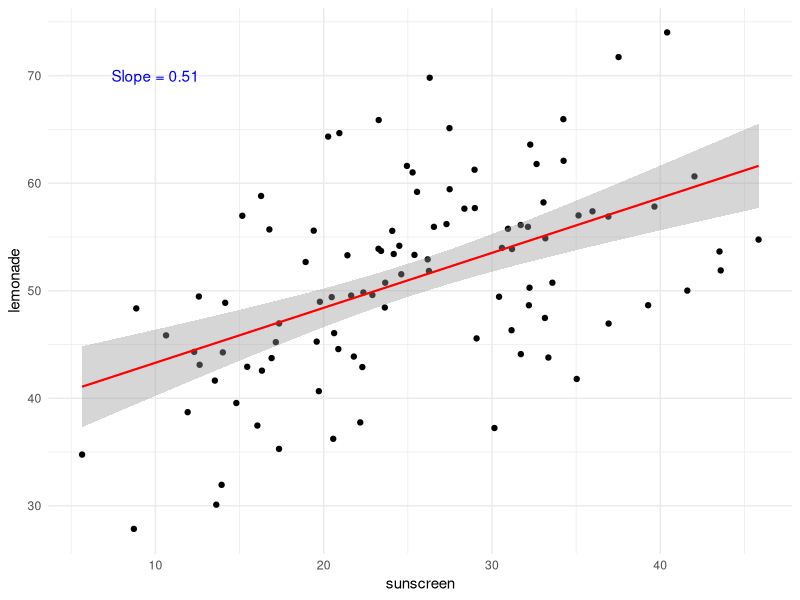
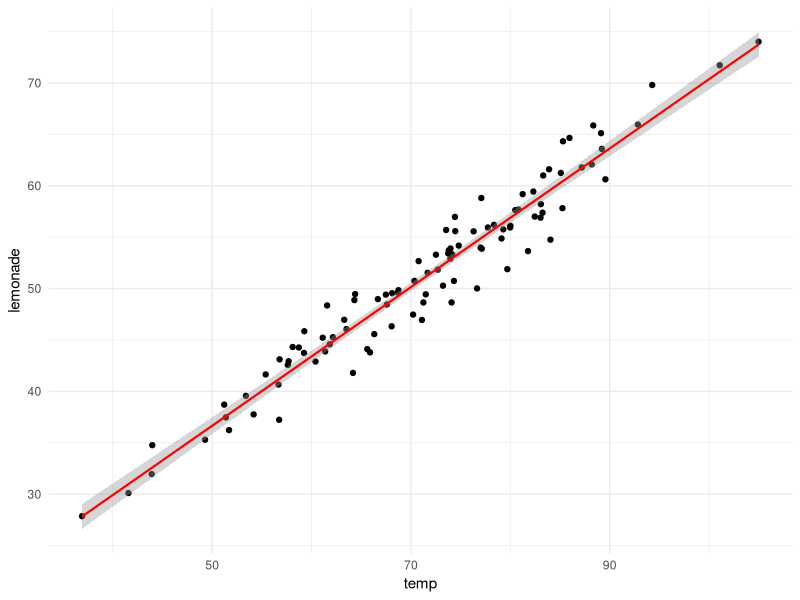
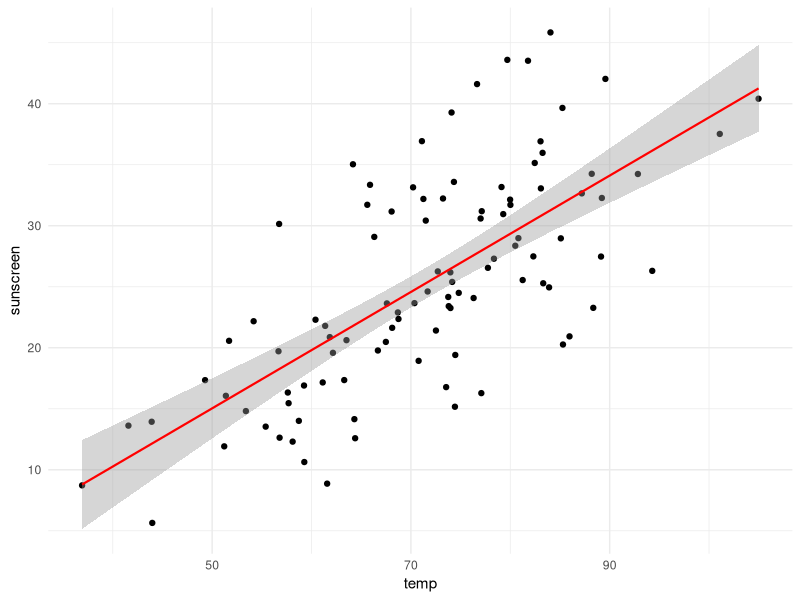

The R script that drew these images, in order: (Note: this script raises an error after producing the figures.)
## ---- chunk 1
set.seed(1)
#simulate quantity demanded of lemonades
lemonade = rnorm(100, 50, 10) 
error = rnorm(100, 0, 1)
sunscreen = 1/2*lemonade + 8*error
temp = 1.2*lemonade + 0.4*sunscreen
data <- data.frame(cbind(lemonade, sunscreen, temp))
reg1 <- lm(sunscreen ~ lemonade, data)
reg2 <- lm(lemonade ~ sunscreen, data)
reg_control <- lm(lemonade ~ sunscreen + temp, data) 
## ---- chunk 2
summary(reg1)
## ---- chunk 3
library(ggplot2)
ggplot(data, aes(x=sunscreen, y = lemonade)) + geom_point() + theme_minimal() + geom_smooth(method = lm, color = "red", lwd = 0.75) + annotate("text", x = 10, y = 70, color = "blue", 
           label = paste("Slope =", 0.51))
## ---- chunk 4
library(ggplot2)
ggplot(data, aes(x=temp, y = lemonade)) + geom_point() + theme_minimal() + geom_smooth(method = lm, color = "red", lwd = 0.75) + annotate("text", x = 10, y = 70, color = "blue", 
           label = paste())
## ---- chunk 5
library(ggplot2)
ggplot(data, aes(x=temp, y = sunscreen)) + geom_point() + theme_minimal() + geom_smooth(method = lm, color = "red", lwd = 0.75) + annotate("text", x = 10, y = 70, color = "blue", 
           label = paste())
## ---- chunk 6
summary(reg2)
## ---- chunk 7
summary(reg_control)
## ---- chunk 8
  knitr::include_graphics("natural_experiment.pdf")
## ---- chunk 9
knitr::include_graphics("card2008.svg")
## ---- chunk 10
knitr::include_graphics("menstruation1.pdf")
## ---- chunk 11
knitr::include_graphics("menstruation2.pdf")
